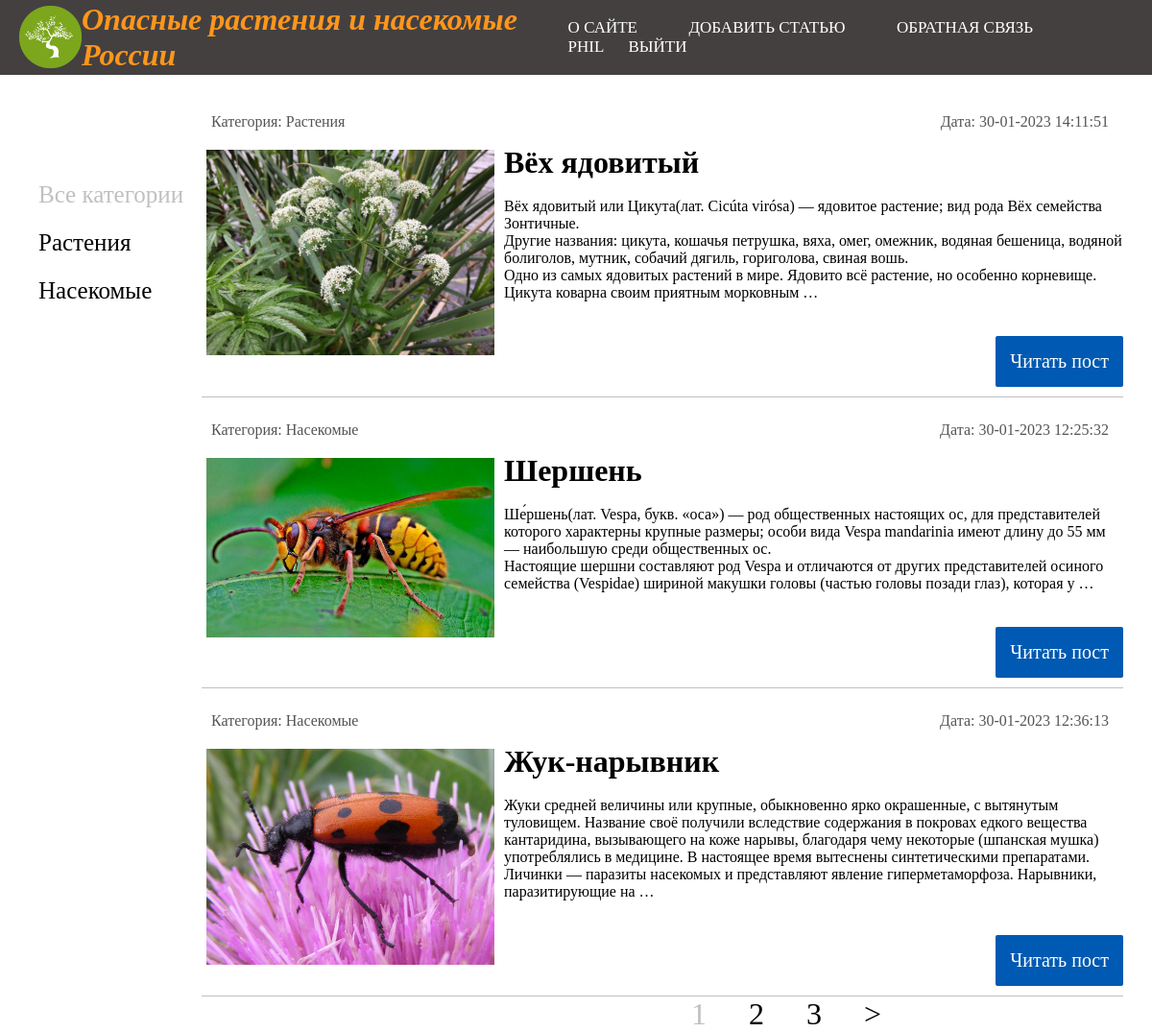
The app's page / (signed in) with its own data.
### main/models.py (models this page shows, shortened)
class Category(models.Model):
    name = models.CharField(max_length=100, db_index=True, verbose_name='Категория')
    slug = models.SlugField(max_length=100, unique=True, db_index=True, verbose_name='URL')
    def __str__(self):
        return self.name
    def get_absolute_url(self):
        return reverse('category', kwargs={'cat_slug': self.slug})
    class Meta:
        verbose_name = 'Категория'
        verbose_name_plural = 'Категории'
        ordering = ['id']

class Top_5(models.Model):
    title = models.CharField(max_length=100, verbose_name='Название растения или насекомого')
    slug = models.SlugField(max_length=100, unique=True, db_index=True, verbose_name='URL')
    content = models.TextField(verbose_name='Текст статьи')
    photo = models.ImageField(upload_to='photos', verbose_name='Фото')
    time_create = models.DateTimeField(auto_now_add=True, verbose_name='Дата создания')
    time_update = models.DateTimeField(auto_now=True, verbose_name='Дата изменения')
    is_published = models.BooleanField(default=True, verbose_name='Публикация')
    cat = models.ForeignKey('Category', on_delete=models.PROTECT, verbose_name='Категория')
    def get_absolute_url(self):
        return reverse('post', kwargs={'post_slug': self.slug})
    class Meta:
        verbose_name = 'Топ 5'
        verbose_name_plural = 'Топ 5'
        ordering = ['id']

### main/views.py (the view)
# urls.py: path('', MainHome.as_view(), name='home'),
class MainHome(DataMixin, ListView):
    model = Top_5
    template_name = 'main/index.html'
    context_object_name = 'posts'
    def get_context_data(self, *, object_list=None, **kwargs):
        context = super().get_context_data(**kwargs)
        c_def = self.get_user_context(title='Главная страница')
        return dict(list(context.items()) + list(c_def.items()))
    def get_queryset(self):
        return Top_5.objects.filter(is_published=True).select_related('cat')

### main/utils.py (called while the page is built)
    def get_user_context(self, **kwargs):
        context = kwargs
        cats = Category.objects.all()
        context['menu'] = menu
        context['cats'] = cats
        if 'cat_selected' not in context:
            context['cat_selected'] = 0
        return context

### main/templates/main/index.html
{% extends 'main/base.html' %}
{% block content %}
    <ul class="list_of_categories">
        {% if cat_selected == 0 %}
        <li class="selected">Все категории</li>
        {% else %}
        <li><a class="cat_link" href="{% url 'home' %}">Все категории</a></li>
        {% endif %}
        {% for c in cats %}
        {% if c.pk == cat_selected %}
        <li class="selected">{{c.name}}</li>
        {% else %}
        <li><a class="cat_link" href="{{c.get_absolute_url}}">{{c.name}}</a></li>
        {% endif %}
        {% endfor %}
    </ul>
    {% for p in posts %}
	<div class="container_article">
        <div class="container1">
            <p>Категория: {{p.cat}}</p>
            <p>Дата: {{p.time_update|date:"d-m-Y H:i:s"}}</p>
        </div>
        <div class="container2">
            {% if p.photo %}
            <p><a href="{{ p.get_absolute_url }}"><img src="{{p.photo.url}}"></a></p>
            {% endif %}
            <div class="container3">
                <h1>{{p.title}}</h1>
                <br>
                {{p.content|linebreaks|truncatewords:50}}
                <br><br><br>
                <p class="shift_the_button"><a class="read_article" href="{{ p.get_absolute_url }}">Читать пост</a></p>
            </div>
        </div>
	</div>
	{% endfor %}
{% endblock %}

### main/templates/main/base.html (shortened to what this page needs)
{% load static %}
<!DOCTYPE html>
<html lang="en">
<head>
    <link rel="stylesheet" href="{% static 'main/css/style.css' %}"/>
</head>
<body>
    <header class="header">
        <div class="header_menu">
            <a href="{% url 'home' %}"><img class="logo" src="{% static 'main/images/logo.png' %}" alt="logo"></a>
            <h2>Опасные растения и насекомые России</h2>
            <nav class="nav">
                {% for m in menu %}
                <a class="nav_link" href="{% url m.url_name %}">{{m.title}}</a>
                {% endfor %}
                {% if request.user.is_authenticated %}
                <span class="nav_link">{{user.username}}<a class="nav_link" href="{% url 'logout' %}">Выйти</a></span>
                {% else %}
                <a class="nav_link" href="{% url 'register' %}">Регистрация</a><a class="nav_link" href="{% url 'login' %}">Войти</a>
                {% endif %}
            </nav>
        </div>
    </header>
    {% block content %}
    {% endblock %}
    {% if page_obj.has_other_pages %}
    <nav class="list-pages">
        <ul>
            {% for p in page_obj.paginator.page_range %}
            {% if page_obj.number == p %}
            <li class="page-num selected">{{p}}</li>
            {% elif p >= page_obj.number|add:-2 and p <= page_obj.number|add:2 %}
            <li class="page-num"><a href="?page={{p}}">{{p}}</a></li>
            {% endif %}
            {% endfor %}
            {% if page_obj.has_next %}
            <li class="page-num"><a href="?page={{page_obj.next_page_number}}">&gt;</a></li>
            {% endif %}
        </ul>
    </nav>
    {% endif %}
</body>
</html>

### main/static/main/css/style.css (style rules this page uses)
* { margin: 0; padding: 0; box-sizing: border-box; }
.header { width: 100%; background-color: rgb(68, 64, 64); display: inline-block; margin-bottom: 30px; }
.header_menu { display: flex; justify-content: space-between; align-items: center; }
.logo { background: url('../images/logo.png') no-repeat 10px 5px; width: 65px; height: 65px; margin: 6px 0 3px 20px; }
header>div>h2 { font-style: italic; color: #ff961c; font-size: 32px; }
.nav { font-size: 14px; text-transform: uppercase; }
.nav_link { text-decoration: none; color: #fff; margin: 0 25px; font-weight: 400; font-size: 17px; }
.container_article { display: flex; flex-direction: column; margin: 5px 30px 15px 10px; width: 80%; float: right; border-bottom: 1px solid silver; }
.container1 { display: flex; justify-content: space-between; color: rgb(85, 85, 85); margin: 5px 15px 15px 10px; }
.container2 { display: flex; }
img { max-width: 300px; height: auto; margin: 5px 10px 5px 5px; }
.shift_the_button { display: flex; justify-content: flex-end; }
.read_article { text-decoration: none; background-color:#0059b2; padding: 15px; color: white; font-size: 20px; border-radius: 2px; margin-bottom: 10px; }
.list_of_categories { position: absolute; margin: 70px 20px 0px 40px; }
.cat_link { text-decoration: none; color: black; }
.list_of_categories>li { list-style-type: none; line-height: 2em; font-size: 25px; font-weight: 500; }
.selected { color: silver; }
.list-pages { position: absolute; margin: 930px 0 50px 700px; }
.page-num { display: inline-block; font-size: 2em; }
.list-pages>ul>li>a { text-decoration: none; color: black; padding: 0 20px 0 20px; }
.list-pages>ul>li.selected { padding: 0 20px 0 20px; }

### records on screen
Category: name "Растения"
Category: name "Насекомые"
Top_5: cat "Растения", time_update "30-01-2023 14:11:51", photo (picture), title "Вёх ядовитый", content "Вёх ядовитый или Цикута(лат. Cicúta virósa) — ядовитое растение; вид рода Вёх семейства Зонтичные. Другие названия: цикута, кошачья петрушка, вяха, омег, омежник, водяная бешеница, водяной болиголов, мутник, собачий дягиль, гориголова, свиная вошь. Одно из самых ядовитых растений в мире. Ядовито всё растение, но особенно корневище. Цикута коварна своим приятным морковным …"
Top_5: cat "Насекомые", time_update "30-01-2023 12:25:32", photo (picture), title "Шершень", content "Ше́ршень(лат. Vespa, букв. «оса») — род общественных настоящих ос, для представителей которого характерны крупные размеры; особи вида Vespa mandarinia имеют длину до 55 мм — наибольшую среди общественных ос. Настоящие шершни составляют род Vespa и отличаются от других представителей осиного семейства (Vespidae) шириной макушки головы (частью головы позади глаз), которая у …"
Top_5: cat "Насекомые", time_update "30-01-2023 12:36:13", photo (picture), title "Жук-нарывник", content "Жуки средней величины или крупные, обыкновенно ярко окрашенные, с вытянутым туловищем. Название своё получили вследствие содержания в покровах едкого вещества кантаридина, вызывающего на коже нарывы, благодаря чему некоторые (шпанская мушка) употреблялись в медицине. В настоящее время вытеснены синтетическими препаратами. Личинки — паразиты насекомых и представляют явление гиперметаморфоза. Нарывники, паразитирующие на …"

### other values on screen
{{ m.title }} "О САЙТЕ" "ДОБАВИТЬ СТАТЬЮ" "ОБРАТНАЯ СВЯЗЬ"
{{ user.username }} "PHIL"
{{ p }} "1"
{{ p }} "2" "3"
